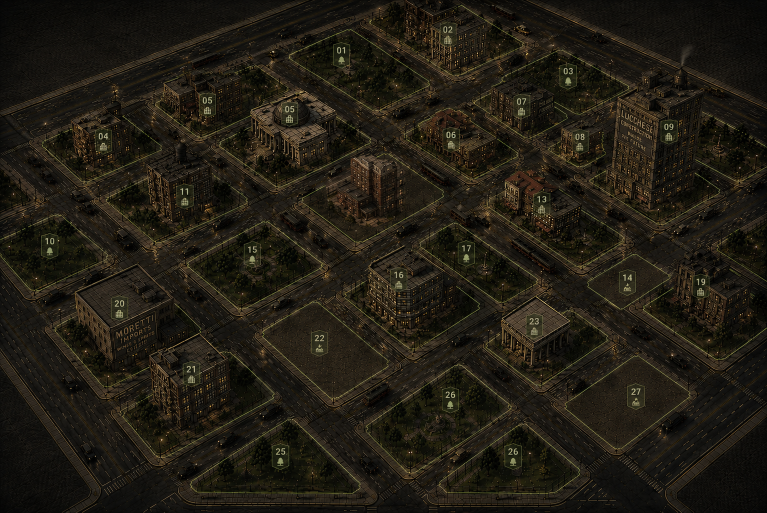
#> input picture backups/map-house-safety-20260707-202634/map-background-buildings-original.png, 1534 x 1025 px, found by its file name (shown at 1/2 size)
$ python build-purchasable-city-lots.py
#> lines starting #> are read from the running program, lines starting #| are printed output that depends on the picture
from pathlib import Path

import cv2
import numpy as np
from PIL import Image, ImageChops, ImageDraw, ImageFilter


ROOT = Path(__file__).resolve().parents[1]
MAP_DIR = ROOT / "assets" / "map"
CURRENT_MAP = MAP_DIR / "map-background-clean.png"
ORIGINAL_MAP = MAP_DIR / "map-background-buildings-original.png"
INPAINT_SOURCE = MAP_DIR / "map-empty-lots-inpaint-source.png"
HOUSE_DIR = MAP_DIR / "purchasable-houses-v2"

TARGET_PLOTS = {
    "market-row": [(806, 286), (950, 217), (1080, 278), (1052, 373), (924, 416), (832, 357)],
    "west-mid-block": [(268, 378), (395, 303), (522, 370), (500, 474), (376, 516), (288, 453)],
    "east-office": [(947, 426), (1080, 341), (1215, 410), (1190, 517), (1062, 562), (978, 492)],
    "central-bank": [(697, 578), (815, 493), (947, 561), (925, 700), (800, 739), (724, 672)],
    "southwest-tenement": [(239, 820), (388, 705), (532, 778), (510, 930), (358, 971), (266, 899)],
    "courthouse": [(962, 683), (1091, 591), (1237, 666), (1210, 805), (1081, 846), (990, 776)],
}

TARGET_BUILDINGS = {
    "market-row": [(837, 281), (861, 253), (875, 253), (876, 237), (915, 229), (930, 240), (967, 247), (984, 266), (984, 321), (965, 341), (921, 357), (878, 345), (845, 326)],
    "west-mid-block": [(299, 361), (328, 333), (343, 334), (344, 314), (386, 319), (398, 332), (430, 338), (443, 357), (443, 420), (421, 442), (369, 453), (331, 438), (303, 419)],
    "east-office": [(982, 405), (1011, 375), (1027, 376), (1028, 357), (1072, 363), (1084, 375), (1124, 383), (1142, 403), (1143, 463), (1122, 485), (1074, 500), (1030, 487), (991, 468)],
    "central-bank": [(680, 574), (711, 536), (729, 535), (730, 512), (785, 493), (813, 501), (817, 518), (855, 529), (878, 554), (886, 629), (866, 658), (813, 681), (760, 669), (716, 642), (690, 614)],
    "southwest-tenement": [(302, 742), (329, 713), (344, 714), (345, 696), (388, 686), (403, 697), (439, 704), (456, 724), (459, 811), (438, 833), (392, 850), (349, 838), (311, 817)],
    "courthouse": [(997, 665), (1026, 632), (1043, 633), (1044, 615), (1086, 606), (1102, 617), (1138, 624), (1156, 644), (1158, 709), (1137, 731), (1091, 748), (1048, 736), (1008, 716)],
}

EXTRA_VISIBLE_PADDING = {
    "east-office": (24, 20, 42, 34),
    "southwest-tenement": (34, 24, 46, 40),
}


def build_house_cutout(original, empty_map, lot_id, plot_polygon, building_polygon):
    padding = 10
    xs = [point[0] for point in building_polygon]
    ys = [point[1] for point in building_polygon]
    left = max(0, min(xs) - padding)
    top = max(0, min(ys) - padding)
    right = min(original.width, max(xs) + padding)
    bottom = min(original.height, max(ys) + padding)

    cutout = original.crop((left, top, right, bottom))
    empty_crop = empty_map.crop((left, top, right, bottom))
    difference = ImageChops.difference(cutout.convert("RGB"), empty_crop.convert("RGB"))
    red, green, blue = difference.split()
    difference_mask = ImageChops.lighter(ImageChops.lighter(red, green), blue)
    difference_mask = difference_mask.point(lambda value: 255 if value >= 14 else 0)

    building_mask = Image.new("L", cutout.size, 0)
    local_building = [(x - left, y - top) for x, y in building_polygon]
    ImageDraw.Draw(building_mask).polygon(local_building, fill=255)
    expanded_building_mask = building_mask.filter(ImageFilter.MaxFilter(9))

    plot_mask = Image.new("L", cutout.size, 0)
    local_plot = [(x - left, y - top) for x, y in plot_polygon]
    ImageDraw.Draw(plot_mask).polygon(local_plot, fill=255)

    grabcut_mask = np.full((cutout.height, cutout.width), cv2.GC_BGD, dtype=np.uint8)
    expanded_pixels = np.asarray(expanded_building_mask)
    building_pixels = np.asarray(building_mask)
    difference_pixels = np.asarray(difference_mask)
    plot_pixels = np.asarray(plot_mask)
    grabcut_mask[(expanded_pixels > 0) & (plot_pixels > 0)] = cv2.GC_PR_BGD
    grabcut_mask[(building_pixels > 0) & (difference_pixels > 0)] = cv2.GC_PR_FGD

    strong_difference = difference_pixels >= 128
    eroded_building = cv2.erode((building_pixels > 0).astype(np.uint8), np.ones((7, 7), np.uint8))
    grabcut_mask[(eroded_building > 0) & strong_difference] = cv2.GC_FGD

    rgb = cv2.cvtColor(np.asarray(cutout.convert("RGB")), cv2.COLOR_RGB2BGR)
    background_model = np.zeros((1, 65), np.float64)
    foreground_model = np.zeros((1, 65), np.float64)
    cv2.grabCut(
        rgb,
        grabcut_mask,
        None,
        background_model,
        foreground_model,
        6,
        cv2.GC_INIT_WITH_MASK,
    )
    alpha_pixels = np.where(
        (grabcut_mask == cv2.GC_FGD) | (grabcut_mask == cv2.GC_PR_FGD),
        255,
        0,
    ).astype(np.uint8)
    alpha = Image.fromarray(alpha_pixels, mode="L").filter(ImageFilter.GaussianBlur(0.65))
    cutout.putalpha(alpha)
    visible_box = alpha.getbbox()
    if visible_box:
        extra_left, extra_top, extra_right, extra_bottom = EXTRA_VISIBLE_PADDING.get(lot_id, (3, 3, 3, 3))
        visible_box = (
            max(0, visible_box[0] - extra_left),
            max(0, visible_box[1] - extra_top),
            min(cutout.width, visible_box[2] + extra_right),
            min(cutout.height, visible_box[3] + extra_bottom),
        )
        cutout = cutout.crop(visible_box)
        left += visible_box[0]
        top += visible_box[1]
    cutout.save(HOUSE_DIR / f"{lot_id}.png", optimize=True)
    return left, top, cutout.width, cutout.height


def main():
    if not ORIGINAL_MAP.exists():
        ORIGINAL_MAP.write_bytes(CURRENT_MAP.read_bytes())

    original = Image.open(ORIGINAL_MAP).convert("RGBA")
#> original is the input picture: PIL image 1534x1025 RGBA; mean R, G, B, A 33.1, 28.8, 19.2, 255
    source = Image.open(INPAINT_SOURCE).convert("RGBA").resize(original.size, Image.Resampling.LANCZOS)
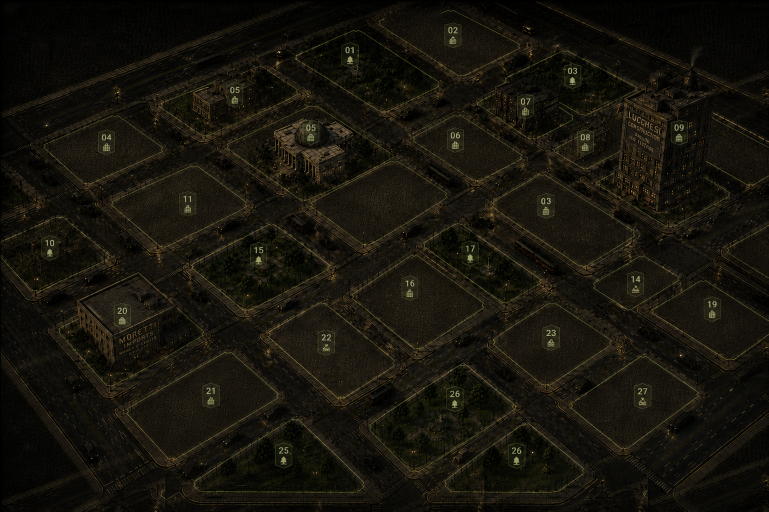
#> input picture assets/map/map-empty-lots-inpaint-source.png, 1537 x 1023 px (shown at 1/2 size)

    mask = Image.new("L", original.size, 0)
#> mask: PIL image 1534x1025 L; every value is 0
    draw = ImageDraw.Draw(mask)
    for polygon in TARGET_PLOTS.values():
        draw.polygon(polygon, fill=255)
    mask = mask.filter(ImageFilter.GaussianBlur(5))
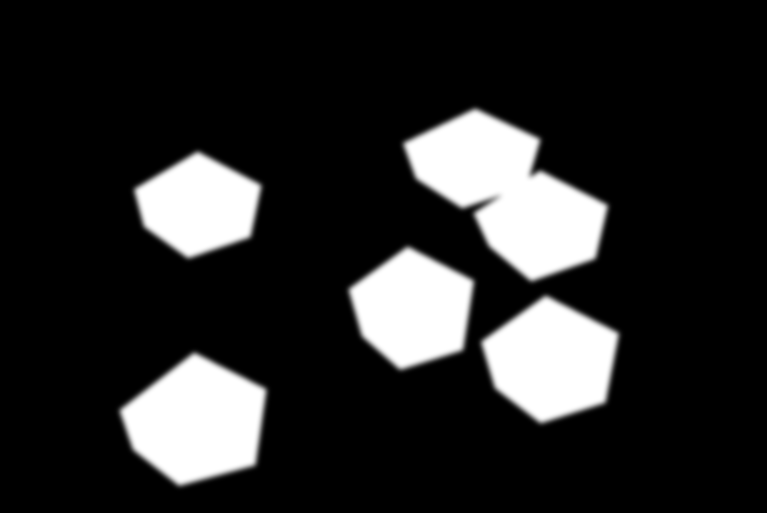
#> mask: PIL image 1534x1025 L (shown at 1/2 size); min 0, max 255, mean 40.5

    result = Image.composite(source, original, mask)

    # The cleanup source reads the 13 marker as 03. Remove that marker from
    # the bitmap; the game draws a clean 13 marker until the lot is purchased.
    marker_box = (1065, 375, 1110, 437)
    pavement = result.crop((1112, 383, 1157, 445))
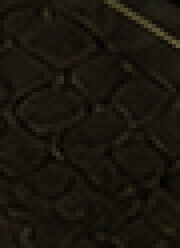
#> pavement: PIL image 45x62 RGBA (shown 4 times larger); mean R, G, B, A 25.5, 21.5, 13.4, 255
    marker_mask = Image.new("L", (45, 62), 255).filter(ImageFilter.GaussianBlur(5))
#> marker_mask: PIL image 45x62 L; every value is 255
    result.paste(pavement, marker_box, marker_mask)

    HOUSE_DIR.mkdir(parents=True, exist_ok=True)
    for lot_id, polygon in TARGET_PLOTS.items():
        box = build_house_cutout(original, result, lot_id, polygon, TARGET_BUILDINGS[lot_id])
        print(f"{lot_id}: {box}")
#> this loop made 6 passes
#> (left in build_house_cutout, top in build_house_cutout, right in build_house_cutout, bottom in build_house_cutout, visible_box in build_house_cutout, box) on passes 1 to 6: (833, 232, 994, 367, (6, 13, 167, 148), (833, 232, 161, 135)), (292, 316, 453, 463, (3, 12, 160, 156), (292, 316, 157, 144)), (972, 347, 1153, 510, (0, 0, 181, 163), (972, 347, 181, 163)), (689, 497, 896, 691, (19, 14, 224, 206), (689, 497, 205, 192)), (292, 678, 469, 860, (0, 2, 177, 184), (292, 678, 177, 182)), (993, 597, 1168, 758, (6, 1, 178, 160), (993, 597, 172, 159))
#| market-row: (833, 232, 161, 135)
#| west-mid-block: (292, 316, 157, 144)
#| east-office: (972, 347, 181, 163)
#| central-bank: (689, 497, 205, 192)
#| southwest-tenement: (292, 678, 177, 182)
#| courthouse: (993, 597, 172, 159)
#> pass 1, in build_house_cutout, `cutout = original.crop((left, top, right, bottom))`:
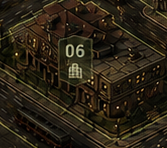
#> cutout: PIL image 167x148 RGBA; mean R, G, B, A 42.8, 34.9, 21.2, 255
#> pass 1, in build_house_cutout, `empty_crop = empty_map.crop((left, top, right, bottom))`:
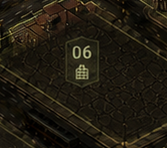
#> empty_crop: PIL image 167x148 RGBA; mean R, G, B, A 33.1, 27.8, 16.9, 255
#> pass 1, in build_house_cutout, `difference = ImageChops.difference(cutout.convert("RGB"), empty_crop.c..`:
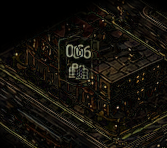
#> difference: PIL image 167x148 RGB; mean R, G, B 20.6, 17.5, 11.8
#> pass 1, in build_house_cutout, `red, green, blue = difference.split()`:
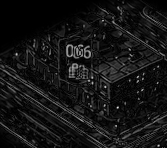
#> red: PIL image 167x148 L; min 0, max 226, mean 20.6

    result.save(CURRENT_MAP, optimize=True)
    print(f"Built {CURRENT_MAP} from {ORIGINAL_MAP.name} and {INPAINT_SOURCE.name}")


if __name__ == "__main__":
    main()
